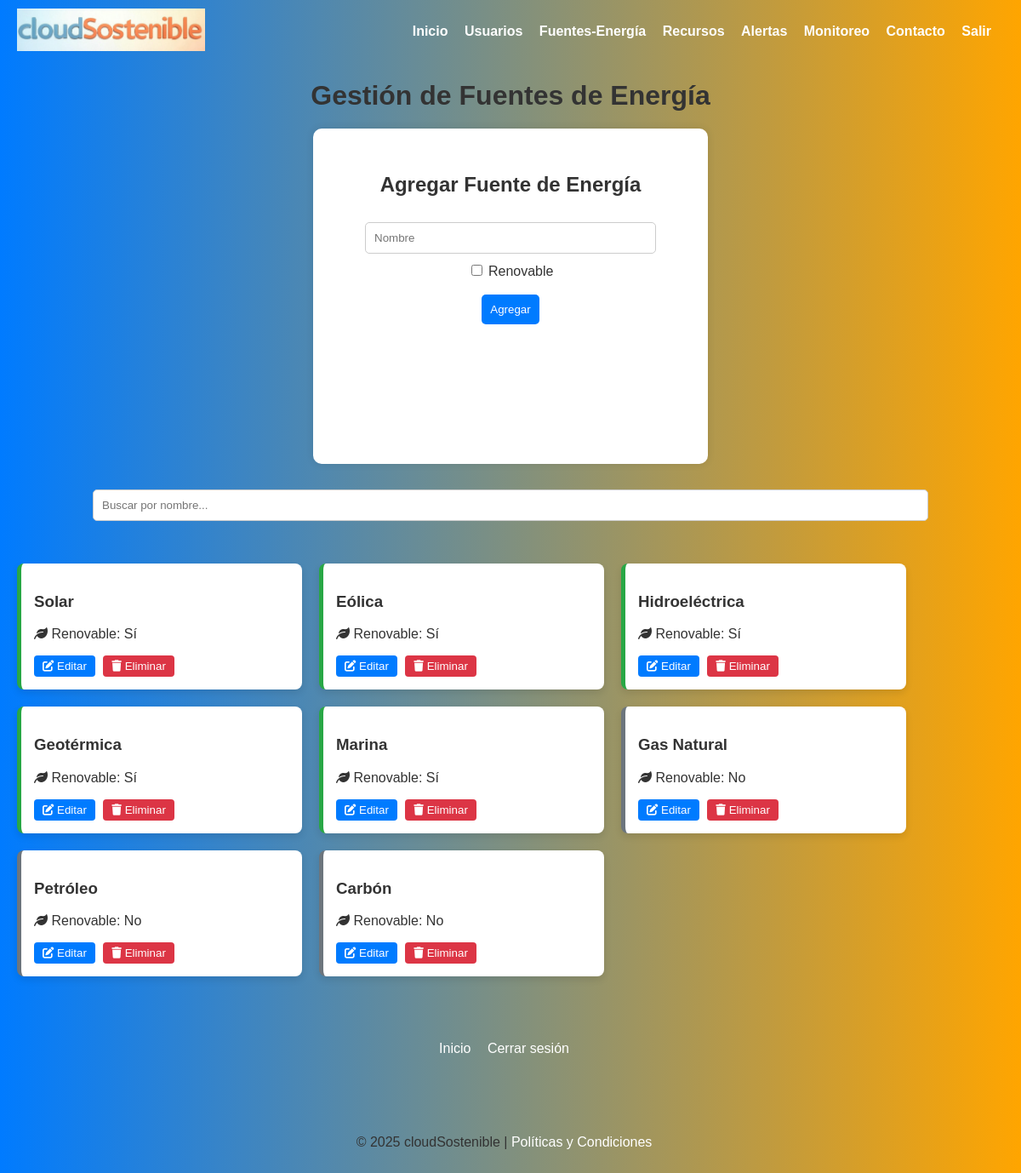
Screenshot of /cloudSostenible/fuentes.php (signed in) with the database file from the repository.
### tables this page shows
CREATE TABLE `fuente` (
  `id_energia` int NOT NULL,
  `nombre` varchar(100) NOT NULL,
  `renovable` tinyint(1) NOT NULL
);

### cloudSostenible/fuentes.php (the view, shortened to what this page needs)
<?php
require_once 'db_connect.php';
function getFuentes($pdo) {
    $stmt = $pdo->query("SELECT * FROM fuente");
    return $stmt->fetchAll(PDO::FETCH_ASSOC);
}
$is_admin = $_SESSION['rol'] === 'admin';
$fuentes = getFuentes($pdo);
?>
<!DOCTYPE html>
<html lang="es">
<head>
    <link rel="stylesheet" href="css/styles.css">
    <link rel="stylesheet" href="css/sources.css">
    <link rel="stylesheet" href="https://cdnjs.cloudflare.com/ajax/libs/font-awesome/6.0.0-beta3/css/all.min.css">
</head>
<body>
    <header>
        <div class="logo">
            <a href="index.php"><img src="assets/cloudSostenible.png" alt="Logo cloudSostenible"></a>
        </div>
        <nav>
            <a href="index.php">Inicio</a>
            <a href="usuarios.php">Usuarios</a>
            <a href="fuentes.php">Fuentes-Energía</a>
            <a href="recursos.php">Recursos</a>
            <a href="alertas.php">Alertas</a>
            <a href="http://192.168.23.132:3000/d/fegfwr5rur8xse/panel-cloudsostenible?orgId=1&from=now-30m&to=now&timezone=browser&refresh=10s" target="_blank">Monitoreo</a>
            <a href="contacto.php">Contacto</a>
            <a href="logout.php">Salir</a>
        </nav>
    </header>
    <h1>Gestión de Fuentes de Energía</h1>
    <div class="form-container">
        <form method="POST">
            <h2>Agregar Fuente de Energía</h2>
            <input type="text" name="nombre" placeholder="Nombre" required><br/>
            <label><input type="checkbox" name="renovable"> Renovable</label><br/>
            <br/>
            <button type="submit" name="add">Agregar</button>
        </form>
    </div>
    <div class="search-container">
        <input type="text" id="search" class="search-bar" placeholder="Buscar por nombre...">
    </div>
    <div class="card-container" id="sources-list">
        <?php foreach ($fuentes as $fuente): ?>
            <div class="card <?php echo $fuente['renovable'] ? 'renovable' : 'no-renovable'; ?>" data-id="<?php echo $fuente['id_energia']; ?>">
                <div class="info">
                    <h3><?php echo htmlspecialchars($fuente['nombre']); ?></h3>
                    <p><i class="fas fa-leaf"></i> Renovable: <?php echo $fuente['renovable'] ? 'Sí' : 'No'; ?></p>
                </div>
                <div class="actions">
                    <button class="edit-btn"><i class="fas fa-edit"></i> Editar</button>
                    <?php if ($is_admin): ?>
                        <button class="delete-btn" data-id="<?php echo $fuente['id_energia']; ?>"><i class="fas fa-trash"></i> Eliminar</button>
                    <?php endif; ?>
                </div>
            </div>
        <?php endforeach; ?>
    </div><br/>
    <br/>
    <div class="cierre">
        <a href="index.php">Inicio</a>
        <a href="logout.php">Cerrar sesión</a>
    </div>
    <br/>
    <br/>
    <footer>
        <p>&copy; 2025 cloudSostenible | <a href="politicas.php">Políticas y Condiciones</a></p>
    </footer>
</body>
</html>

### cloudSostenible/css/styles.css (style rules this page uses)
body { font-family: Arial, sans-serif; margin: 0; padding: 0; background: linear-gradient(to right, #007BFF, #FFA500); color: #333; }
header { background: linear-gradient(to right, #007BFF, #FFA500); color: white; padding: 10px 20px; display: flex; justify-content: space-between; align-items: center; }
header a { text-shadow:rgba(0, 0, 0, 0.1); font-weight: 700; }
header .logo img { height: 50px; color: white; }
h1 { text-align: center; margin: 20px 0; color:#333 }
.cierre { display: block; text-align: center; margin: 20px 0; text-decoration: none; }
.form-container { background: white; border-radius: 10px; box-shadow: 0 0 10px rgba(0, 0, 0, 0.1); text-align: center; width: 400px; min-height: 330px; padding: 2rem; margin: auto; }
input[type="text"], input[type="email"], input[type="password"], select { padding: 10px; margin: 10px 0; width: 80%; border: 1px solid #ccc; border-radius: 5px; }
button { padding: 5px 15px; background-color: #007BFF; color: white; padding: 10px; border: none; border-radius: 5px; cursor: pointer; }
a { color: white; text-decoration: none; margin-right: 15px; }
footer { font-family: Arial, sans-serif; margin: 0; padding: 20px; text-align: center; color: #333; }

### cloudSostenible/css/sources.css (style rules this page uses)
.card-container { display: flex; flex-wrap: wrap; gap: 20px; padding: 20px; }
.card { background: #fff; border-radius: 8px; box-shadow: 0 4px 8px rgba(0, 0, 0, 0.1); padding: 15px; width: 300px; transition: transform 0.3s; }
.card .info { margin-bottom: 10px; }
.card .actions { margin-top: 10px; }
.search-container { display: flex; justify-content: center; margin: 20px 0; }
.search-bar { padding: 10px; width: 50%; border: 1px solid #ccc; border-radius: 8px; }
.renovable { border-left: 5px solid #28a745; }
.no-renovable { border-left: 5px solid #6c757d; }
.save-btn, .edit-btn, .delete-btn { padding: 5px 10px; margin-right: 5px; border: none; border-radius: 4px; cursor: pointer; }
.edit-btn { background: #007bff; color: white; }
.delete-btn { background: #dc3545; color: white; }

### rows the page displays
fuente: nombre "Solar", renovable "Sí"
fuente: nombre "Eólica", renovable "Sí"
fuente: nombre "Hidroeléctrica", renovable "Sí"
fuente: nombre "Geotérmica", renovable "Sí"
fuente: nombre "Marina", renovable "Sí"
fuente: nombre "Gas Natural", renovable "No"
fuente: nombre "Petróleo", renovable "No"
fuente: nombre "Carbón", renovable "No"
